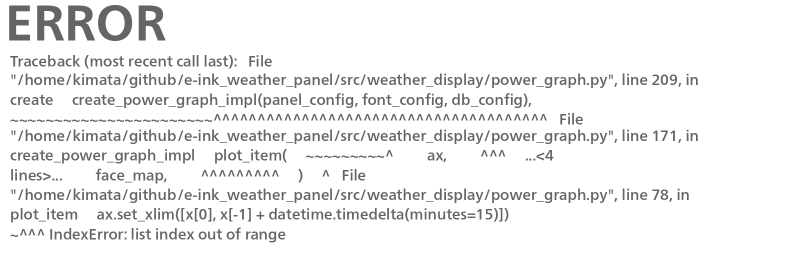
#> input picture a.png, 1600 x 510 px (shown at 1/2 size)
$ python -i pil_util.py   (imports and definitions only)
#> lines starting #> are read from the running program, lines starting #| are printed output that depends on the picture
#> further down, picture is the input picture: PIL image 1600x510 L; min 100, max 255, mean 241.3
#!/usr/bin/env python3
# -*- coding: utf-8 -*-
import os
import pathlib
import PIL.ImageDraw
import logging


# [82 lines left out: functions get_font, text_size, draw_text, load_image, alpha_paste, not called in this run]


def convert_to_gray(img):
    img = img.convert("RGB")
    img = img.point(([int(pow(x / 255.0, 2.2) * 255) for x in range(256)] * 3))
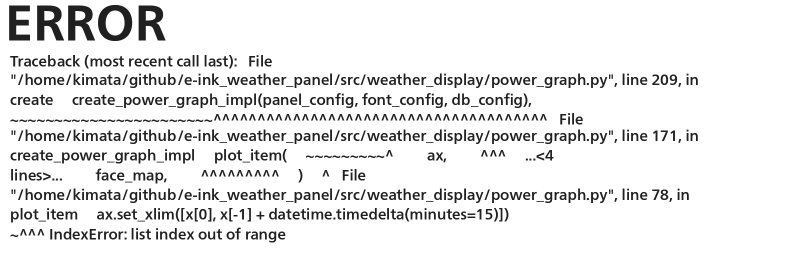
#> img: PIL image 1600x510 RGB (shown at 1/2 size); min 32, max 255, mean 234.3
    img = img.convert("L")
#> img: PIL image 1600x510 L
    img = img.point([int(pow(x / 255.0, 1.0 / 2.2) * 255) for x in range(256)])
    return img

>>> from PIL import Image
>>> picture = Image.open('../a.png')
>>> result = convert_to_gray(picture)
